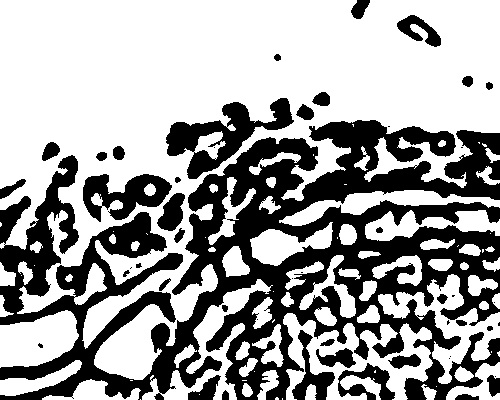
#> input picture final-test-set/simple-segmentation/2-4.png, 500 x 400 px
$ python blob_to_trace.py
#> lines starting #> are read from the running program, lines starting #| are printed output that depends on the picture; after the words box and inside, x2 and y2 are one past the last pixel; in counts of white or black regions, pixels touching at a corner belong together
from PIL import Image
import numpy as np
import matplotlib.pyplot as plt
from scipy.ndimage import binary_dilation, binary_erosion, label as scipy_label
from skimage.morphology import skeletonize
import cv2
import glob
import os

def find_blob_skeleton(blob_mask):
    """Extract skeleton/centerline from blob mask."""
    cleaned_blob = binary_erosion(blob_mask, iterations=1)
    cleaned_blob = binary_dilation(cleaned_blob, iterations=1)
    skeleton = skeletonize(cleaned_blob)
    return skeleton.astype(np.uint8)

def find_endpoints(skeleton):
    """Find endpoints of the skeleton."""
    kernel = np.array([[1, 1, 1],
                       [1, 0, 1],
                       [1, 1, 1]], dtype=np.uint8)
    neighbor_count = cv2.filter2D(skeleton.astype(np.uint8), -1, kernel)
    endpoints = (skeleton == 1) & (neighbor_count == 1)
    y_coords, x_coords = np.where(endpoints)
    return list(zip(x_coords, y_coords))

def find_intersection_points(skeleton):
    """Find intersection points (junctions) in the skeleton."""
    kernel = np.array([[1, 1, 1],
                       [1, 0, 1],
                       [1, 1, 1]], dtype=np.uint8)
    neighbor_count = cv2.filter2D(skeleton.astype(np.uint8), -1, kernel)
    intersections = (skeleton == 1) & (neighbor_count > 2)
    y_coords, x_coords = np.where(intersections)
    return list(zip(x_coords, y_coords))

def dilate_and_reskeletonize(skeleton, dilation_iterations=4):
    """Dilate skeleton to connect nearby segments, then re-skeletonize."""
    print(f"  Dilating skeleton by {dilation_iterations} pixels...")

    # Dilate the skeleton to connect nearby segments
    dilated_skeleton = binary_dilation(skeleton, iterations=dilation_iterations)

    print(f"  Re-skeletonizing dilated structure...")

    # Re-skeletonize the dilated structure
    new_skeleton = skeletonize(dilated_skeleton)

    return new_skeleton.astype(np.uint8), dilated_skeleton.astype(np.uint8)

def create_trace_from_blob(blob_mask):
    """Create a trace from blob with dilate-reskeletonize approach."""
    print("Step 1: Generating initial skeleton...")
    initial_skeleton = find_blob_skeleton(blob_mask)

    initial_endpoints = find_endpoints(initial_skeleton)
    initial_intersections = find_intersection_points(initial_skeleton)
    print(f"Initial skeleton: {len(initial_endpoints)} endpoints, {len(initial_intersections)} intersections")

    # Try different dilation amounts from 2 to 5
    results = []
    cells_touching = False
    valid_results = []  # Results that don't cause cell touching

    for dilation_amount in [2, 3, 4, 5]:  # Added 2, stopped at 5
        print(f"\nStep 2: Dilating by {dilation_amount} pixels and re-skeletonize...")
        final_skeleton, dilated_structure = dilate_and_reskeletonize(initial_skeleton, dilation_amount)

        final_endpoints = find_endpoints(final_skeleton)
        final_intersections = find_intersection_points(final_skeleton)
        print(f"  After dilation {dilation_amount}: {len(final_endpoints)} endpoints, {len(final_intersections)} intersections")

        # Check if intersections appeared (cells are touching)
        new_intersections_detected = len(final_intersections) > len(initial_intersections)
        if new_intersections_detected:
            if not cells_touching:
                print(f"  ⚠️  New intersections detected! Cells are touching at dilation {dilation_amount}")
                cells_touching = True
        else:
            # This is a valid result (no cell touching)
            valid_results.append({
                'dilation': dilation_amount,
                'skeleton': final_skeleton,
                'dilated': dilated_structure,
                'endpoints': final_endpoints,
                'intersections': final_intersections,
                'endpoint_count': len(final_endpoints),
                'intersection_count': len(final_intersections),
                'cells_touching': False
            })

        results.append({
            'dilation': dilation_amount,
            'skeleton': final_skeleton,
            'dilated': dilated_structure,
            'endpoints': final_endpoints,
            'intersections': final_intersections,
            'endpoint_count': len(final_endpoints),
            'intersection_count': len(final_intersections),
            'cells_touching': new_intersections_detected
        })

    # Choose the best result from valid results (no cell touching)
    if valid_results:
        best_result = min(valid_results, key=lambda x: x['endpoint_count'])
        print(f"\nBest valid result: dilation {best_result['dilation']} with {best_result['endpoint_count']} endpoints (no cell touching)")
    else:
        # If all results cause cell touching, use the one with least intersections
        best_result = min(results, key=lambda x: (x['intersection_count'], x['endpoint_count']))
        print(f"\nAll dilations cause cell touching! Using least problematic: dilation {best_result['dilation']}")

    if cells_touching:
        print("ℹ️  Note: Some dilations caused cells to touch - avoided in final selection")

    return initial_skeleton, results, cells_touching, best_result

def scale_image_to_width(image_array, target_width=500):
    """Scale image to target width while maintaining aspect ratio."""
    original_height, original_width = image_array.shape[:2]

    if original_width == target_width:
        return image_array, 1.0  # No scaling needed

    # Calculate scale factor
    scale_factor = target_width / original_width
    target_height = int(original_height * scale_factor)

    print(f"  Scaling image from {original_width}x{original_height} to {target_width}x{target_height} (scale: {scale_factor:.3f})")

    # Convert to PIL for resizing, then back to numpy
    if len(image_array.shape) == 3:
        # RGB image
        pil_image = Image.fromarray(image_array.astype(np.uint8))
    else:
        # Grayscale image
        pil_image = Image.fromarray(image_array.astype(np.uint8), mode='L')

    # Resize with high quality resampling
    resized_pil = pil_image.resize((target_width, target_height), Image.Resampling.LANCZOS)
    resized_array = np.array(resized_pil)

    return resized_array, scale_factor

def save_intermediate_results(identifier, initial_skeleton, results, cells_touching, scale_factor, original_shape, scaled_shape):
    """Save intermediate processing results to a folder."""
    # Create intermediate folder if it doesn't exist
    intermediate_folder = "intermediate_results"
    os.makedirs(intermediate_folder, exist_ok=True)

    # Create subfolder for this identifier
    identifier_folder = os.path.join(intermediate_folder, identifier)
    os.makedirs(identifier_folder, exist_ok=True)

    # Save initial skeleton
    initial_path = os.path.join(identifier_folder, f"00_initial_skeleton.png")
    initial_img = Image.fromarray((initial_skeleton * 255).astype(np.uint8))
    initial_img.save(initial_path)

    # Save scaling information
    scale_info_path = os.path.join(identifier_folder, "scaling_info.txt")
    with open(scale_info_path, 'w') as f:
        f.write(f"Original size: {original_shape[1]}x{original_shape[0]} pixels\n")
        f.write(f"Scaled size: {scaled_shape[1]}x{scaled_shape[0]} pixels\n")
        f.write(f"Scale factor: {scale_factor:.6f}\n")
        f.write(f"Inverse scale factor: {1/scale_factor:.6f}\n")
        f.write(f"Target width: 500 pixels\n")
        f.write(f"Resampling method: LANCZOS\n")

    # Save each dilation result
    for result in results:
        dilation = result['dilation']

        # Save dilated structure
        dilated_path = os.path.join(identifier_folder, f"{dilation:02d}_dilated.png")
        dilated_img = Image.fromarray((result['dilated'] * 255).astype(np.uint8))
        dilated_img.save(dilated_path)

        # Save final skeleton
        skeleton_path = os.path.join(identifier_folder, f"{dilation:02d}_skeleton.png")
        skeleton_img = Image.fromarray((result['skeleton'] * 255).astype(np.uint8))
        skeleton_img.save(skeleton_path)

        # Save metadata
        metadata_path = os.path.join(identifier_folder, f"{dilation:02d}_info.txt")
        with open(metadata_path, 'w') as f:
            f.write(f"Dilation: {dilation} pixels (in scaled image space)\n")
            f.write(f"Endpoints: {result['endpoint_count']}\n")
            f.write(f"Intersections: {result['intersection_count']}\n")
            f.write(f"Cells touching: {result.get('cells_touching', False)}\n")
            f.write(f"Overall cells touching detected: {cells_touching}\n")
            f.write(f"Image scale factor: {scale_factor:.6f}\n")
            f.write(f"Effective dilation in original scale: {dilation/scale_factor:.2f} pixels\n")

    print(f"  💾 Intermediate results saved to '{identifier_folder}/' folder")

def save_final_results(identifier, best_result, trace_image, scale_factor, original_shape, scaled_shape):
    """Save final skeletonized results to skeletized folder."""
    # Create skeletized folder if it doesn't exist
    skeletized_folder = "final-test-set/skeletized"
    os.makedirs(skeletized_folder, exist_ok=True)

    # Create subfolder for this identifier
    identifier_folder = os.path.join(skeletized_folder, identifier)
    os.makedirs(identifier_folder, exist_ok=True)

    # Save final trace
    trace_path = os.path.join(identifier_folder, "final_trace.png")
    trace_pil = Image.fromarray(trace_image.astype(np.uint8))
    trace_pil.save(trace_path)

    # Save final skeleton
    skeleton_path = os.path.join(identifier_folder, "final_skeleton.png")
    skeleton_img = Image.fromarray((best_result['skeleton'] * 255).astype(np.uint8))
    skeleton_img.save(skeleton_path)

    # Save final metadata with scaling info
    metadata_path = os.path.join(identifier_folder, "final_info.txt")
    with open(metadata_path, 'w') as f:
        f.write(f"Selected dilation: {best_result['dilation']} pixels (in scaled image)\n")
        f.write(f"Effective dilation in original scale: {best_result['dilation']/scale_factor:.2f} pixels\n")
        f.write(f"Final endpoints: {best_result['endpoint_count']}\n")
        f.write(f"Final intersections: {best_result['intersection_count']}\n")
        f.write(f"Cells touching: {best_result.get('cells_touching', False)}\n")
        f.write(f"\nScaling information:\n")
        f.write(f"Original size: {original_shape[1]}x{original_shape[0]} pixels\n")
        f.write(f"Processed size: {scaled_shape[1]}x{scaled_shape[0]} pixels\n")
        f.write(f"Scale factor: {scale_factor:.6f}\n")
        f.write(f"Target width: 500 pixels\n")

    # Save scaling information separately
    scale_info_path = os.path.join(identifier_folder, "scaling_info.txt")
    with open(scale_info_path, 'w') as f:
        f.write(f"Original size: {original_shape[1]}x{original_shape[0]} pixels\n")
        f.write(f"Scaled size: {scaled_shape[1]}x{scaled_shape[0]} pixels\n")
        f.write(f"Scale factor: {scale_factor:.6f}\n")
        f.write(f"Inverse scale factor: {1/scale_factor:.6f}\n")
        f.write(f"Target width: 500 pixels\n")
        f.write(f"Resampling method: LANCZOS\n")

    print(f"  📁 Final results saved to '{identifier_folder}/' folder")

def process_segmentation_file(segmentation_path):
    """Process a single segmentation file to create traces."""
    seg_img = Image.open(segmentation_path).convert('L')
    seg_array = np.array(seg_img)

    print(f"\nProcessing: {segmentation_path}")
    print(f"Original image size: {seg_array.shape}")
    print(f"Unique values in segmentation: {np.unique(seg_array)}")

    # Scale image to width of 500 pixels
    print("Step 0: Scaling image...")
    seg_array_scaled, scale_factor = scale_image_to_width(seg_array, target_width=500)
    print(f"Scaled image size: {seg_array_scaled.shape}")

    cell_wall_blob = (seg_array_scaled == 1).astype(np.uint8)
    if np.sum(cell_wall_blob) == 0:
        print("No cell wall pixels found!")
        return None

    initial_skeleton, results, cells_touching, best_result = create_trace_from_blob(cell_wall_blob)

    # Get identifier for saving
    identifier = os.path.basename(segmentation_path).replace("simple-segmentation-", "").replace(".png", "")

    # Always save intermediate results (including scale factor info)
    save_intermediate_results(identifier, initial_skeleton, results, cells_touching, scale_factor, seg_array.shape, seg_array_scaled.shape)

    # Create comprehensive visualization
    fig, axes = plt.subplots(4, 4, figsize=(20, 20))  # Added extra row for scaling info

    # Row 1: Original data (including scaling comparison)
    axes[0, 0].imshow(seg_array, cmap='viridis')
    axes[0, 0].set_title(f'Original Segmentation\n{seg_array.shape[1]}x{seg_array.shape[0]}')
    axes[0, 0].axis('off')

    axes[0, 1].imshow(seg_array_scaled, cmap='viridis')
    axes[0, 1].set_title(f'Scaled Segmentation\n{seg_array_scaled.shape[1]}x{seg_array_scaled.shape[0]}\n(scale: {scale_factor:.3f})')
    axes[0, 1].axis('off')

    axes[0, 2].imshow(cell_wall_blob, cmap='gray')
    axes[0, 2].set_title('Cell Wall Blob (Scaled)')
    axes[0, 2].axis('off')

    # Initial skeleton with endpoints
    axes[0, 3].imshow(initial_skeleton, cmap='gray')
    initial_endpoints = find_endpoints(initial_skeleton)
    initial_intersections = find_intersection_points(initial_skeleton)
    if initial_endpoints:
        end_y, end_x = zip(*[(p[1], p[0]) for p in initial_endpoints])
        axes[0, 3].scatter(end_x, end_y, c='blue', s=20, marker='s', alpha=0.8)
    if initial_intersections:
        int_y, int_x = zip(*[(p[1], p[0]) for p in initial_intersections])
        axes[0, 3].scatter(int_x, int_y, c='red', s=20, marker='o', alpha=0.8)
    axes[0, 3].set_title(f'Initial Skeleton\n{len(initial_endpoints)} endpoints, {len(initial_intersections)} junctions')
    axes[0, 3].axis('off')

    # Row 2: Comparison chart and scale info
    dilations = [r['dilation'] for r in results]
    endpoint_counts = [r['endpoint_count'] for r in results]
    intersection_counts = [r['intersection_count'] for r in results]

    # Color bars: green for selected, orange for touching, blue for others
    bar_colors = []
    for r in results:
        if r['dilation'] == best_result['dilation']:
            bar_colors.append('green')  # Selected result
        elif r.get('cells_touching', False):
            bar_colors.append('orange')  # Cells touching
        else:
            bar_colors.append('blue')  # Valid but not selected

    axes[1, 0].bar([str(d) for d in dilations], endpoint_counts, alpha=0.7, label='Endpoints', color=bar_colors)
    axes[1, 0].bar([str(d) for d in dilations], intersection_counts, alpha=0.7, label='Intersections', bottom=endpoint_counts, color='red')
    title_suffix = f" (Selected: {best_result['dilation']})"
    axes[1, 0].set_title(f'Endpoint/Junction Counts{title_suffix}')
    axes[1, 0].set_xlabel('Dilation Amount')
    axes[1, 0].set_ylabel('Count')
    axes[1, 0].legend()

    # Scale information text
    scale_info_text = f"""
SCALING INFORMATION:

Original size: {seg_array.shape[1]} × {seg_array.shape[0]} pixels
Scaled size: {seg_array_scaled.shape[1]} × {seg_array_scaled.shape[0]} pixels
Scale factor: {scale_factor:.4f}

Processing was done on scaled image.
All coordinates and measurements are
in scaled image space.

To convert back to original coordinates:
- Multiply by {1/scale_factor:.4f}
"""

    axes[1, 1].text(0.05, 0.95, scale_info_text, transform=axes[1, 1].transAxes,
                    fontsize=9, verticalalignment='top', fontfamily='monospace',
                    bbox=dict(boxstyle="round,pad=0.3", facecolor="lightblue", alpha=0.7))
    axes[1, 1].set_title('Scaling Details')
    axes[1, 1].axis('off')

    # Hide unused subplots in row 2
    axes[1, 2].axis('off')
    axes[1, 3].axis('off')

    # Row 3: Dilated structures
    for i, result in enumerate(results):
        axes[2, i].imshow(result['dilated'], cmap='gray')
        selected_marker = " ✓" if result['dilation'] == best_result['dilation'] else ""
        axes[2, i].set_title(f'Dilated Structure\n(dilation: {result["dilation"]}){selected_marker}')
        axes[2, i].axis('off')

    # Row 4: Final skeletons with endpoints marked
    for i, result in enumerate(results):
        axes[3, i].imshow(result['skeleton'], cmap='gray')

        # Mark endpoints and intersections
        if result['endpoints']:
            end_y, end_x = zip(*[(p[1], p[0]) for p in result['endpoints']])
            axes[3, i].scatter(end_x, end_y, c='blue', s=15, marker='s', alpha=0.8)
        if result['intersections']:
            int_y, int_x = zip(*[(p[1], p[0]) for p in result['intersections']])
            axes[3, i].scatter(int_x, int_y, c='red', s=15, marker='o', alpha=0.8)

        # Highlight if this dilation created new intersections or if it's selected
        touching = result.get('cells_touching', False)
        selected = result['dilation'] == best_result['dilation']

        if selected:
            title_color = 'green'
            marker = " ✓"
        elif touching:
            title_color = 'red'
            marker = " ⚠️"
        else:
            title_color = 'black'
            marker = ""

        axes[3, i].set_title(f'Final Skeleton (dil: {result["dilation"]}){marker}\n{result["endpoint_count"]} endpoints, {result["intersection_count"]} junctions', color=title_color)
        axes[3, i].axis('off')

    # Add overall status to the plot
    status_text = f"SELECTED: Dilation {best_result['dilation']} ({best_result['endpoint_count']} endpoints) | Scale: {scale_factor:.3f}"
    if cells_touching:
        status_text += " | Some dilations caused cell touching"

    fig.suptitle(f'Dilate-Reskeletonize Analysis: {os.path.basename(segmentation_path)}\n{status_text}', fontsize=14)
    plt.tight_layout()
    plt.show()

    # Create final trace image (scaled)
    trace_image = best_result['skeleton'] * 255

    # Save final results (including scale information)
    save_final_results(identifier, best_result, trace_image, scale_factor, seg_array.shape, seg_array_scaled.shape)

    return trace_image

def main():
    """Process all segmentation files."""
    # Ensure input folder exists
    input_path = "final-test-set/simple-segmentation"
    if not os.path.exists(input_path):
        print(f"❌ Input folder '{input_path}' not found!")
        return

    # Modified pattern to match new structure
    segmentation_pattern = os.path.join(input_path, "*.png")
    segmentation_files = glob.glob(segmentation_pattern)
    if not segmentation_files:
        print(f"No segmentation files found in {input_path}/ folder!")
        return

    print(f"Found {len(segmentation_files)} segmentation files to process.")
    print(f"Intermediate results will be saved to 'intermediate_results/<identifier>/' folders.")
    print(f"Final results will be saved to 'skeletized/<identifier>/' folders.\n")

    for seg_file in segmentation_files:
        try:
            trace_image = process_segmentation_file(seg_file)
#> in process_segmentation_file, seg_img is the input picture: PIL image 500x400 L; values 1 (black) and 2 (white), 63.5% white; 49 black regions (15 under 20 px), largest, box (x1, y1, x2, y2) and area: (0, 120, 500, 400) 60264, (166, 98, 294, 179) 3672, (83, 174, 172, 222) 2286
#| Original image size: (400, 500)
#| Unique values in segmentation: [1 2]
#> in process_segmentation_file, `seg_array_scaled, scale_factor = scale_image_to_width(seg_array, targe..`: scale_factor = 1
#| Scaled image size: (400, 500)
#> in find_blob_skeleton, `cleaned_blob = binary_dilation(cleaned_blob, iterations=1)`:
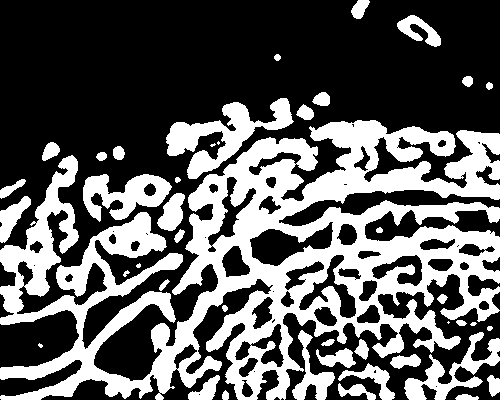
#> cleaned_blob: shape (400, 500) bool; 36.2% white; 43 white regions (5 under 20 px), largest, box (x1, y1, x2, y2) and area: (0, 120, 500, 400) 56949, (166, 98, 294, 179) 3626, (83, 174, 172, 222) 2273
#> in find_endpoints, `endpoints = (skeleton == 1) & (neighbor_count == 1)`:
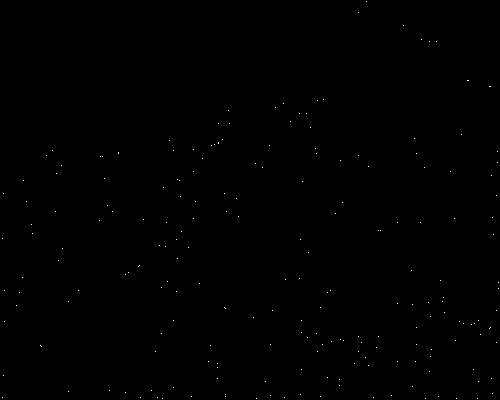
#> endpoints: shape (400, 500) bool; 0.11% white in thin lines or dots
#> in find_endpoints, `y_coords, x_coords = np.where(endpoints)`: y_coords = 214 values from 1 to 398; x_coords = 214 values, max 498 at index 109, min 2 at index 89, mean 279.1
#> in create_trace_from_blob, `initial_endpoints = find_endpoints(initial_skeleton)`: initial_endpoints = 214 pairs, first value 2 to 498, second value 1 to 398
#> in find_intersection_points, `intersections = (skeleton == 1) & (neighbor_count > 2)`:
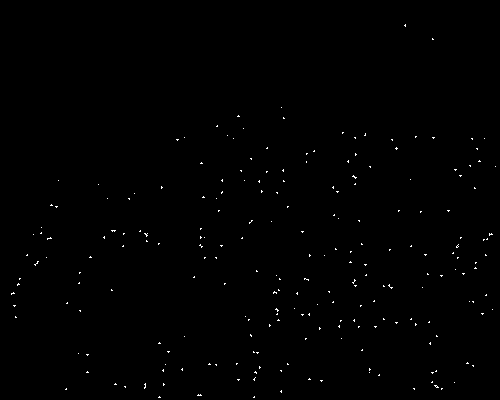
#> intersections: shape (400, 500) bool; 0.38% white in thin lines or dots
#> in find_intersection_points, `y_coords, x_coords = np.where(intersections)`: y_coords = 753 values from 24 to 397; x_coords = 753 values, max 495 at index 93, min 11 at index 464, mean 284.9
#> in create_trace_from_blob, `initial_intersections = find_intersection_points(initial_skeleton)`: initial_intersections = 753 pairs, first value 11 to 495, second value 24 to 397
#| Initial skeleton: 214 endpoints, 753 intersections
#> the loop in create_trace_from_blob, `for dilation_amount in [2, 3, 4, 5]:` made 4 passes
#|   After dilation 2: 192 endpoints, 653 intersections
#|   After dilation 3: 171 endpoints, 599 intersections
#|   After dilation 4: 149 endpoints, 601 intersections
#|   After dilation 5: 131 endpoints, 647 intersections
#> pass 1, in dilate_and_reskeletonize, `dilated_skeleton = binary_dilation(skeleton, iterations=dilation_itera..`:
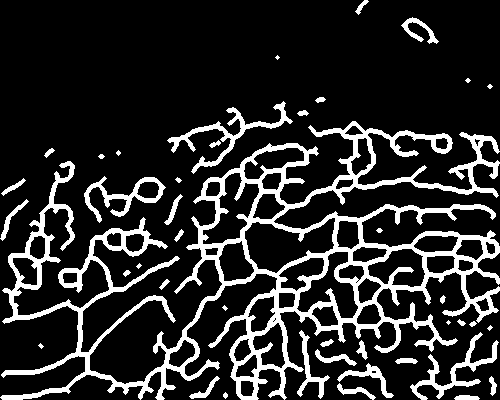
#> dilated_skeleton: shape (400, 500) bool; 16.7% white; 42 white regions (9 under 20 px), largest, box (x1, y1, x2, y2) and area: (0, 121, 500, 400) 26489, (167, 101, 293, 174) 1342, (410, 332, 499, 400) 1133
#> pass 1, in find_endpoints (call 2), `neighbor_count = cv2.filter2D(skeleton.astype(np.uint8), -1, kernel)`:
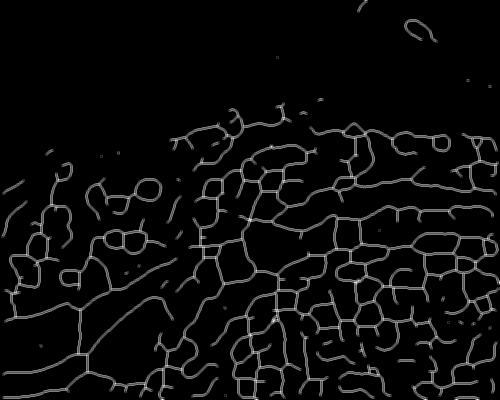
#> neighbor_count: shape (400, 500); min 0, max 6, mean 0.267; drawn with min black and max white
#> pass 1, in find_endpoints (call 2), `endpoints = (skeleton == 1) & (neighbor_count == 1)`:
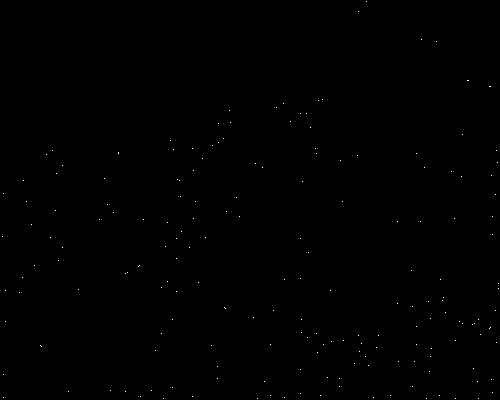
#> endpoints: shape (400, 500) bool; 0.1% white in thin lines or dots
#> after the loop in create_trace_from_blob, `for dilation_amount in [2, 3, 4, 5]:`:
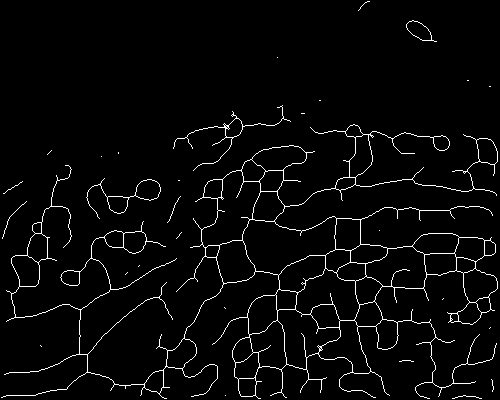
#> final_skeleton: shape (400, 500); values 0 (black) and 1 (white), 3.3% white in thin lines or dots
#> after the loop in create_trace_from_blob, `for dilation_amount in [2, 3, 4, 5]:`: cells_touching = False; results = 4 items
#> in create_trace_from_blob, `best_result = min(valid_results, key=lambda x: x['endpoint_count'])`: best_result = 8 items
#> (the rest of the program and of its run is left out)
